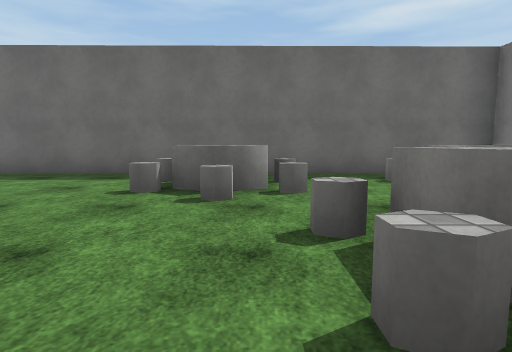
[1] (above)

16 first-person views from a walk through a scene from a Unity 3-D project. The camera is 1.2 m above the floor, tilts 6° down and sees 80° across. The floor is counted in squares, 2 m on a side. Each view is taken from the middle of a square. On the plan, view 1 faces up. The plan holds only what a view shows up to about 9 squares ahead; the rest is blank. The place goes on beyond the plan. The player character is not drawn. Some animated figures are left out. Surface patterns are stand-ins for the level's own textures.

[2]
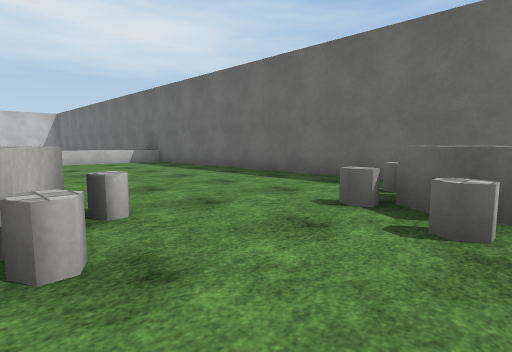

[3]
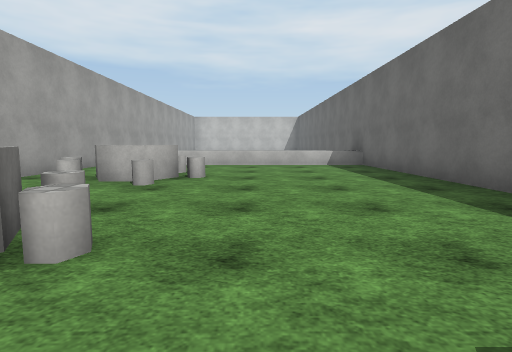

[4]
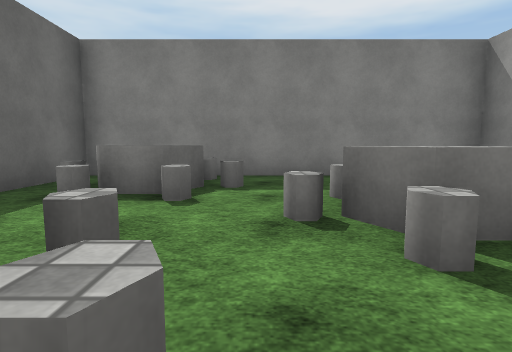

[5]
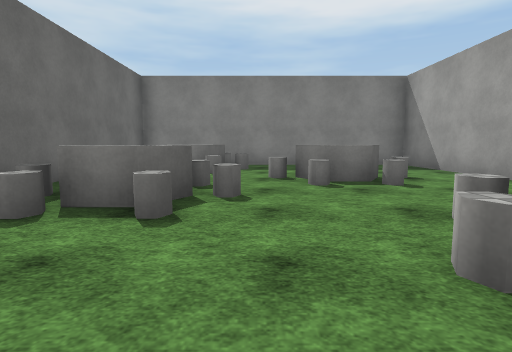

[6]
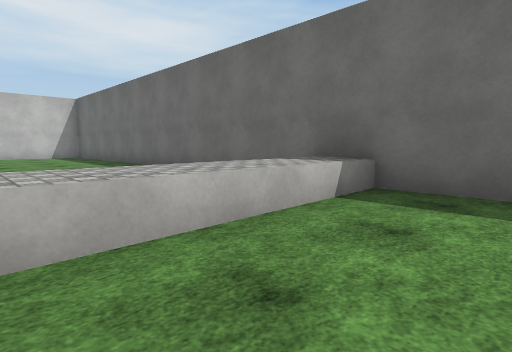

[7]
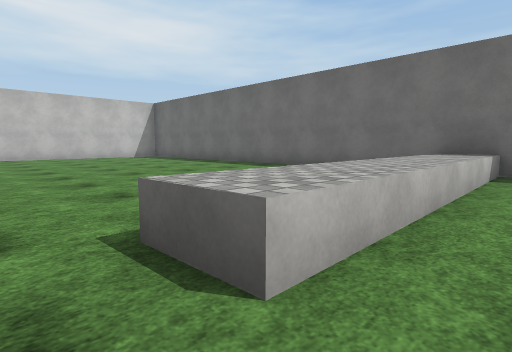

[8]
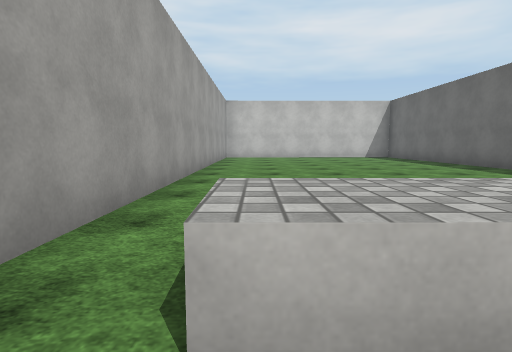

[9]
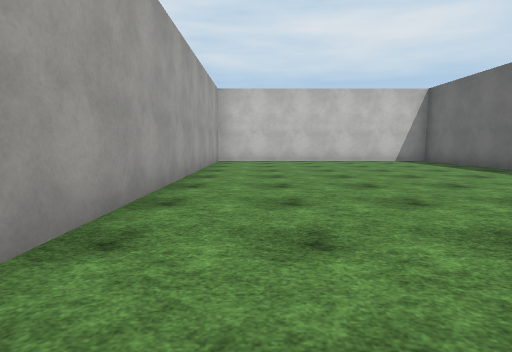

[10]
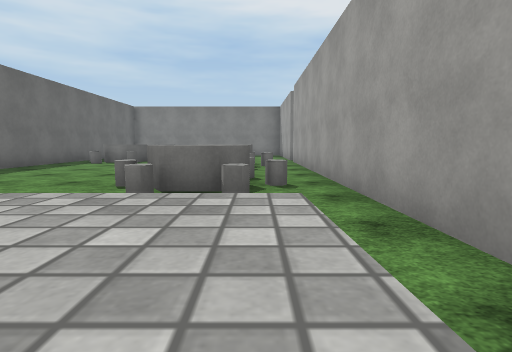

[11]
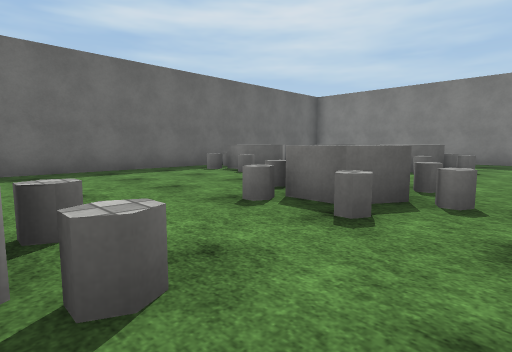

[12]
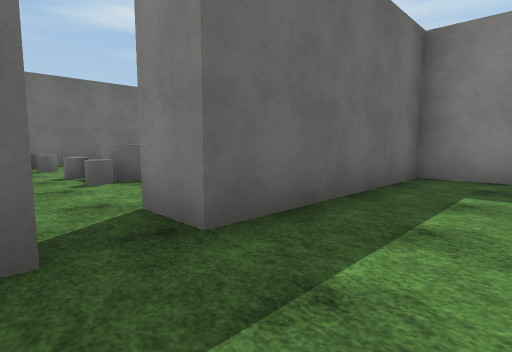

[13]
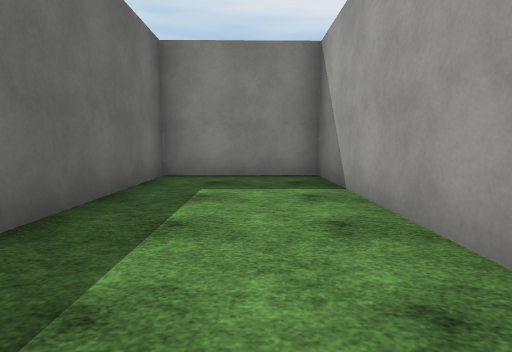

[14]
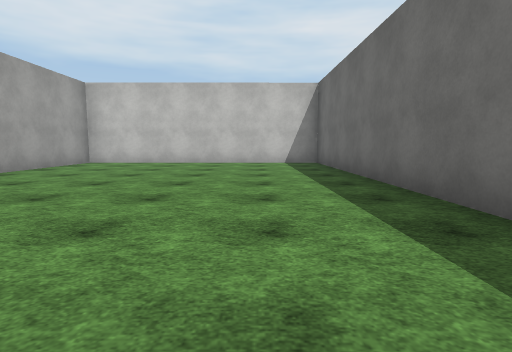

[15]
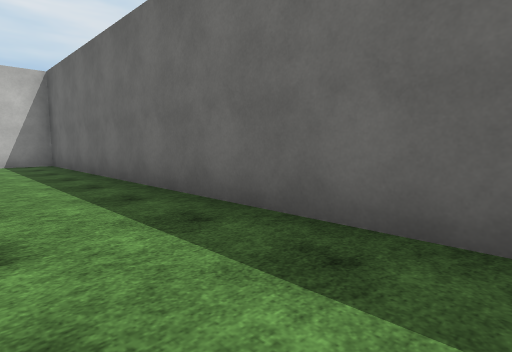

[16]
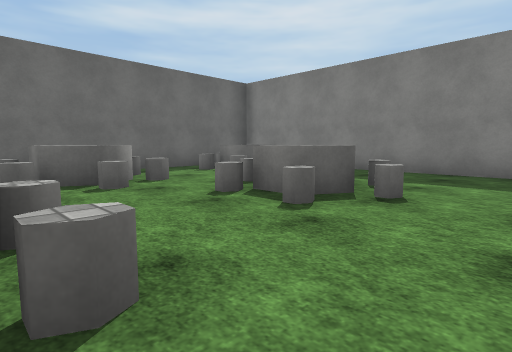

### Floor plan
Key: @ floor where view 1 was taken; # wall or solid block; . floor; ^ raised ledge.
Columns run from 22 left of view 1 to 5 right of it. Each row starts with its distance up from view 1.
  7                  ###########
  6 ############^#####.........#
  5 .......... .^........^^..^^#
  4 .......... .^........^^..^^#
  3 .........  .^..............#
  2 .........  .^..#...#...^^..#
  1 .......... .^..^^..^^..^^..#
  0 ............^..^^..^^.@....#
 -1 ...........................#
 -2 ######################.#####
 -3                      ......#
 -4                      ......#
 -5                       .....#
 -6                        #####

Positions as (right, up) in squares from view 1, and headings:
1: (0, 0), facing up
2: (0, 1), facing up-left
3: (-1, 3), facing left
4: (-1, 3), facing right
5: (-4, 3), facing right
6: (-8, 2), facing up-left
7: (-9, -1), facing up-left
8: (-9, 0), facing left
9: (-12, 0), facing left
10: (-11, 0), facing right
11: (-6, -1), facing up-right
12: (-1, -4), facing up-right
13: (-1, -4), facing right
14: (-13, 4), facing left
15: (-13, 4), facing up-left
16: (-2, -1), facing up-right
